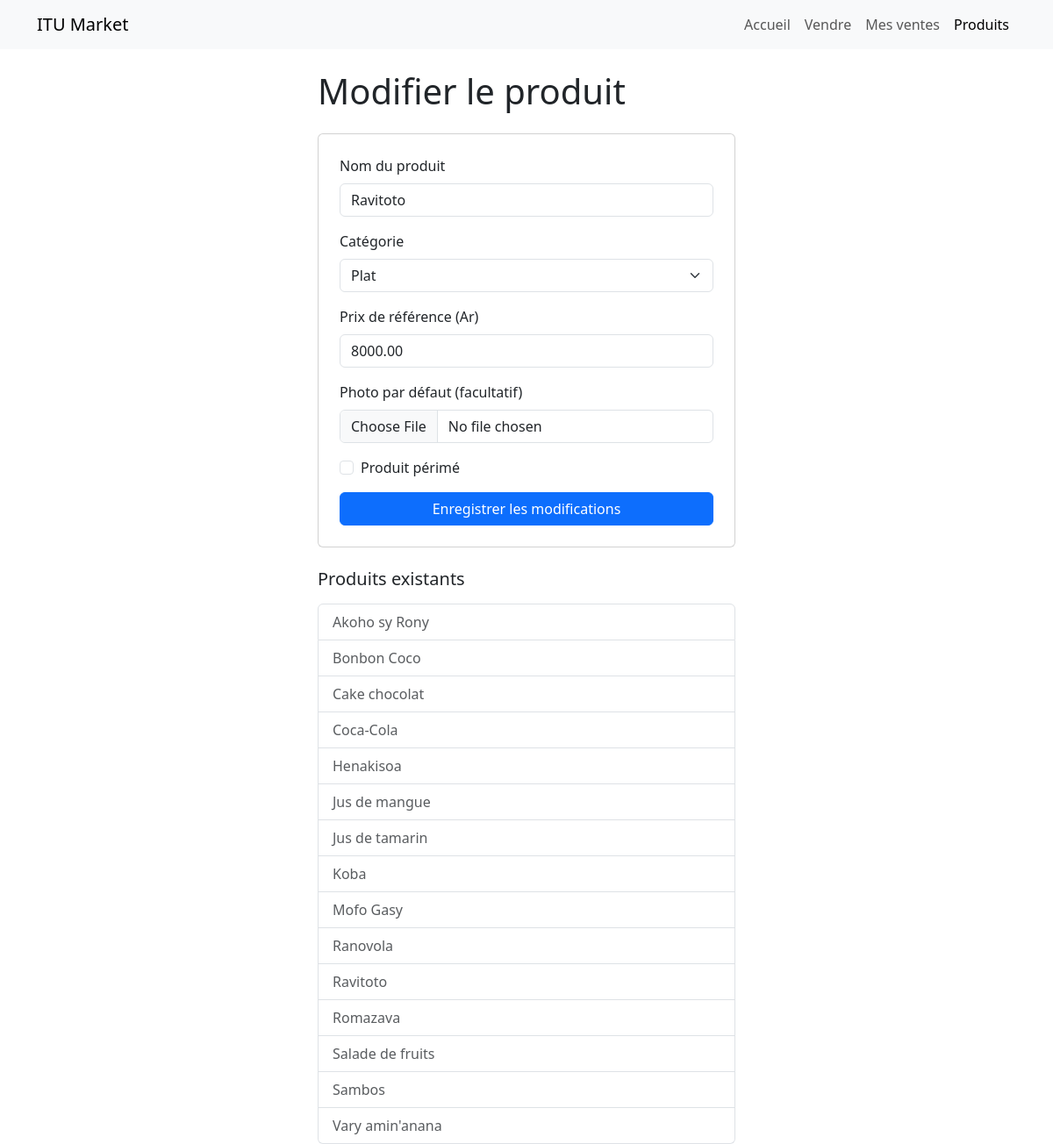
Page /pages/produit.php?id_produit=2 on the committed database.
### tables this page shows
CREATE TABLE produit(
    id_produit INT AUTO_INCREMENT PRIMARY KEY,
    nom VARCHAR(100) NOT NULL,
    id_categorie INT NOT NULL,
    prix_reference DECIMAL(10,2) NOT NULL,
    image_defaut VARCHAR(255) DEFAULT 'uploads/defaut.jpg',
    FOREIGN KEY(id_categorie) REFERENCES categorie(id_categorie)
);

CREATE TABLE categorie(
    id_categorie INT AUTO_INCREMENT PRIMARY KEY,
    nom_categorie VARCHAR(50) NOT NULL
);

### inc/functions.php (called while the page is built, shortened)
<?php
include_once 'connection.php';
function get_all_lines($sql){
    $req = mysqli_query(dbconnect(),$sql );
    $result = array();
    while ($line = mysqli_fetch_assoc($req)) {
        $result[] = $line;
    }
    return $result;
}
function get_one_line($sql){
    $req = mysqli_query(dbconnect(),$sql );
    $result = mysqli_fetch_assoc($req);
    return $result;
}
function get_all_produits(){
    $sql = "SELECT id_produit, nom FROM produit ORDER BY nom";
    return get_all_lines($sql);
}
function getAllCategories(){
    $sql = "SELECT id_categorie, nom_categorie FROM categorie ORDER BY nom_categorie";
    return get_all_lines($sql);
}
function getProduit($id_produit){
    $sql = "SELECT * FROM produit WHERE id_produit = '%s'";
    $sql = sprintf($sql, $id_produit);
    return get_one_line($sql);
}

### inc/connection.php (called while the page is built, shortened)
<?php
function dbconnect()
{
    static $connect = null;
    if ($connect === null) {
        $connect = mysqli_connect('localhost', 'root', '', 'itu_market');
        mysqli_set_charset($connect, 'utf8mb4');
    }
    return $connect;
}
?>

### pages/produit.php (the view, shortened to what this page needs)
<?php
include_once '../inc/functions.php';
$id_produit = $_GET['id_produit'] ?? null;
$produit    = $id_produit ? getProduit($id_produit) : null;
$categories = getAllCategories();
?>
<!DOCTYPE html>
<html lang="fr">
<head>
    <link rel="stylesheet" href="../bootstrap/css/bootstrap.min.css">
    <link rel="stylesheet" href="../bootstrap/font/bootstrap-icons.css">
    <link rel="stylesheet" href="../css/style.css">
</head>
<body>
    <nav class="navbar navbar-expand-lg navbar-light bg-light mb-4">
        <div class="container">
            <a class="navbar-brand" href="accueil.php">ITU Market</a>
            <div class="navbar-nav">
                <a class="nav-link" href="accueil.php">Accueil</a>
                <a class="nav-link" href="vendre.php">Vendre</a>
                <a class="nav-link" href="mes_ventes.php">Mes ventes</a>
                <a class="nav-link active" href="produit.php">Produits</a>
            </div>
        </div>
    </nav>
    <div class="container" style="max-width: 500px;">
        <h1 class="mb-4"><?php echo $id_produit ? 'Modifier le produit' : 'Ajouter un produit'; ?></h1>
        <form method="post" enctype="multipart/form-data" class="card p-4">
            <div class="mb-3">
                <label class="form-label">Nom du produit</label>
                <input type="text" name="nom" class="form-control"
                       value="<?php echo $produit['nom'] ?? ''; ?>" required>
            </div>
            <div class="mb-3">
                <label class="form-label">Catégorie</label>
                <select name="id_categorie" class="form-select" required>
                    <?php foreach ($categories as $categorie): ?>
                        <option value="<?php echo $categorie['id_categorie']; ?>"
                            <?php echo (isset($produit['id_categorie']) && $produit['id_categorie'] == $categorie['id_categorie']) ? 'selected' : ''; ?>>
                            <?php echo $categorie['nom_categorie']; ?>
                        </option>
                    <?php endforeach; ?>
                </select>
            </div>
            <div class="mb-3">
                <label class="form-label">Prix de référence (Ar)</label>
                <input type="number" name="prix_reference" class="form-control" min="0"
                       value="<?php echo $produit['prix_reference'] ?? '1000'; ?>" required>
            </div>
            <div class="mb-3">
                <label class="form-label">Photo par défaut (facultatif)</label>
                <input type="file" name="image_defaut" class="form-control" accept="image/*">
            </div>
            <div class="mb-3 form-check">
                <input type="checkbox" name="perime" class="form-check-input" id="perime"
                    <?php echo (!empty($produit['perime'])) ? 'checked' : ''; ?>>
                <label class="form-check-label" for="perime">Produit périmé</label>
            </div>
            <button type="submit" name="btn_enregistrer" class="btn btn-primary w-100">
                <?php echo $id_produit ? 'Enregistrer les modifications' : 'Ajouter le produit'; ?>
            </button>
        </form>
        <h2 class="h5 mt-4 mb-3">Produits existants</h2>
        <div class="list-group">
            <?php foreach (get_all_produits() as $p): ?>
                <a href="produit.php?id_produit=<?php echo $p['id_produit']; ?>"
                   class="list-group-item list-group-item-action d-flex justify-content-between align-items-center">
                    <?php echo $p['nom']; ?>
                </a>
            <?php endforeach; ?>
        </div>
    </div>
</body>
</html>

### rows in the picture
produit: nom "Ravitoto", id_categorie "Plat", prix_reference "8000.00"
produit: nom "Akoho sy Rony"
produit: nom "Bonbon Coco"
produit: nom "Cake chocolat"
produit: nom "Coca-Cola"
produit: nom "Henakisoa"
produit: nom "Jus de mangue"
produit: nom "Jus de tamarin"
produit: nom "Koba"
produit: nom "Mofo Gasy"
produit: nom "Ranovola"
produit: nom "Romazava"
produit: nom "Salade de fruits"
produit: nom "Sambos"
produit: nom "Vary amin'anana"
